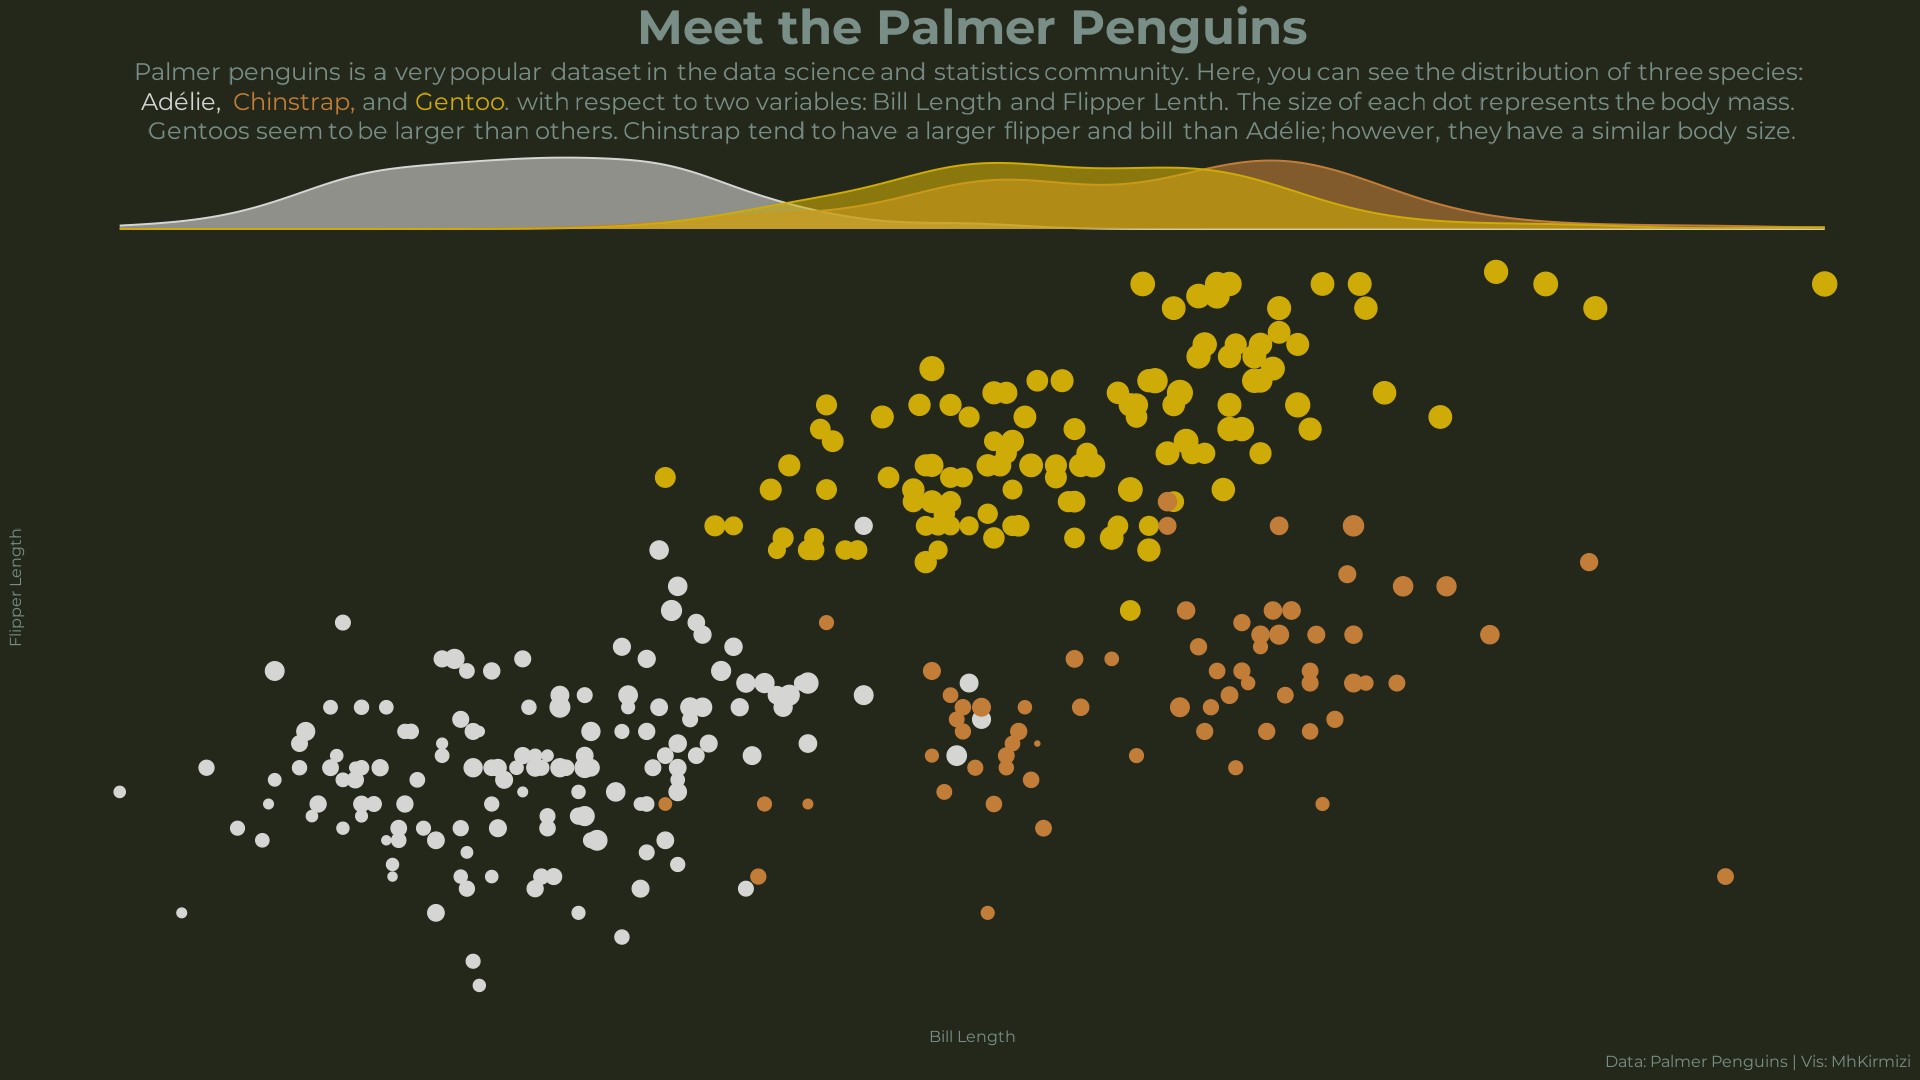

R code for this plot:
library(tidyverse)
library(showtext)
library(extrafont)
library(ggtext)

## Data
penguins <- palmerpenguins::penguins
penguins <-  penguins |> 
  filter(!is.na(flipper_length_mm), 
         !is.na(bill_length_mm), 
         !is.na(sex))
## Fonts
font_add_google("Montserrat", "Montserrat")
showtext_auto()
## Text
title <- "Meet the Palmer Penguins"
subtitle <- "Palmer penguins is a very popular dataset in the data science and statistics community. Here, you can see the distribution of three species: 
<br> <span style='color:#D5D5D3;'>Adélie,</span> <span style='color:#C27D38;'>Chinstrap,</span> and <span style='color:#CEAB07;'>Gentoo</span>. 
with respect to two variables: Bill Length and Flipper Lenth. The size of each dot represents the body mass. 
<br> Gentoos seem to be larger than others. Chinstrap tend to have a larger flipper and bill than Adélie; however, they have a similar body size."
caption <- "Data: Palmer Penguins | Vis: MhKirmizi"

## Colors
penguins_hue <- c("#D5D5D3", "#C27D38","#CEAB07","#F3DF6C", "#24281A", "#798E87")

ggplot(penguins, aes(bill_length_mm, flipper_length_mm, color = species)) +
  geom_point(aes(size = body_mass_g)) +
  ggside::geom_xsidedensity(aes(fill = species), alpha = .6) +
  scale_color_manual(values = penguins_hue[1:3]) +
  scale_fill_manual(values = penguins_hue[1:3]) +
  labs(x = "Bill Length", 
       y = "Flipper Length", 
       title = title, 
       subtitle = subtitle,
       caption = caption) +
  theme_minimal(base_family = "Montserrat") +
  theme(legend.position = "none", 
        plot.background = element_rect(fill = penguins_hue[5], color = penguins_hue[5]), 
        panel.background = element_rect(fill = penguins_hue[5], color = penguins_hue[5]), 
        plot.title = element_text(size = 36, colour = penguins_hue[6], 
                                  face = "bold", family = "Montserrat", hjust = 0.5),
        plot.subtitle = element_markdown(size = 18, family = "Montserrat",hjust = .5 , 
                                         color = penguins_hue[6]),
        plot.caption = element_text(size = 12, color = penguins_hue[6]),
        panel.grid = element_line(color = penguins_hue[5]), 
        axis.title = element_text(size = 12, color = penguins_hue[6]),
        axis.ticks = element_blank(), 
        axis.text = element_blank())
ggsave("meet_penguins.png", width = 1920, height = 1080, units = "px", dpi = 132)

